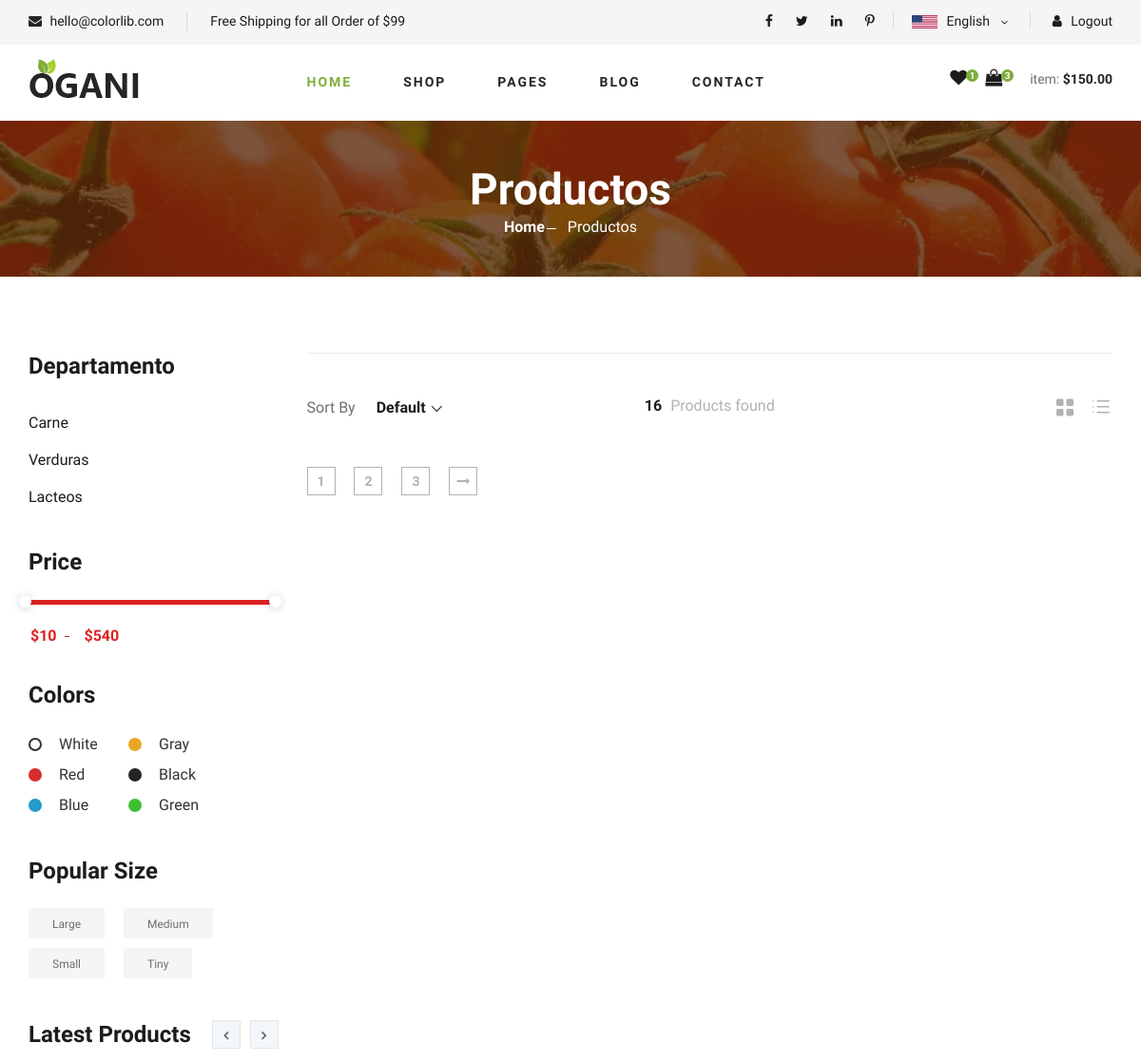
/productos/ (upper part), run on an earlier commit of the app's database.
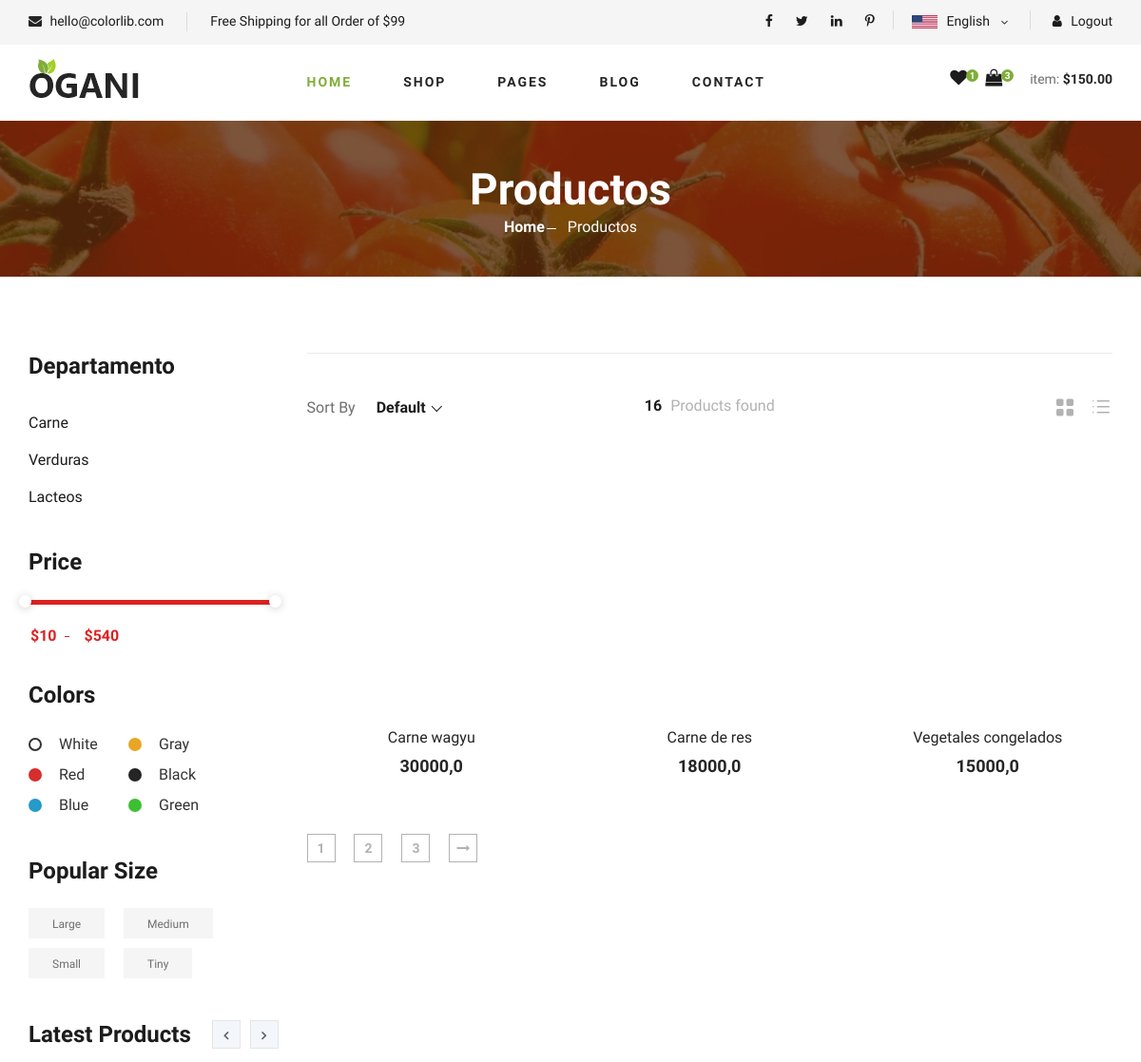
And on a later commit of the database.
### products/models.py (models this page shows, shortened)
class categories(models.Model):
    name = models.CharField(max_length=150, verbose_name='Nombre')
    description = models.TextField(verbose_name='Descripción')
    image = models.ImageField(default='null', blank=True, null=True, verbose_name="Foto", upload_to="categories")
    create_at = models.DateTimeField(auto_now_add=True, verbose_name='Creado')
    update_at = models.DateTimeField(auto_now=True, verbose_name='Editado')
    class Meta:
        verbose_name = 'Categoria'
        verbose_name_plural = 'Categorias'

class products(models.Model):
    name = models.CharField(max_length=150, verbose_name='Nombre')
    description = models.TextField(verbose_name='Descripción')
    cost = models.FloatField(verbose_name='Precio producto')
    quantity = models.IntegerField(verbose_name='Cantidad de producto')
    image = models.ImageField(default='null', blank=True, null=True, verbose_name="Foto", upload_to="categories")
    datePacked = models.DateField(auto_now=False, verbose_name="Fecha de empaquetado")
    expiryDate = models.DateField(auto_now=False, verbose_name="Fecha de vencimiento")
    expiryTime = models.TimeField(auto_now=False, verbose_name="Hora de expiración")
    public = models.BooleanField(default=False, verbose_name="¿Publicado?")
    user = models.ForeignKey(User, editable=False, verbose_name="Usuario", on_delete=models.PROTECT, blank=True, null=True)
    categorie = models.ManyToManyField(categories, blank=True, verbose_name="Categorías")
    create_at = models.DateTimeField(auto_now_add=True, verbose_name='Creado')
    update_at = models.DateTimeField(auto_now=True, verbose_name='Editado')
    class Meta:
        verbose_name = 'Producto'
        verbose_name_plural = 'Productos'
        ordering = ['-create_at']

### products/views.py (the view)
# urls.py: path('productos/', listProducts, name="productos"),
def listProducts(request):
    categori = categories.objects.all()
    product = products.objects.all()
    return render(request, 'products/shop-grid.html',{
        'title':'Productos',
        'categories':categori,
        'products':product
    })

### products/templates/products/shop-grid.html (shortened to what the changed rows need)
{% extends "layouts/layout.html" %}
{% block content %}
{% load static %}
<section class="breadcrumb-section set-bg" data-setbg="{% static 'img/breadcrumb.jpg' %}">
    <div class="container">
        <div class="row">
            <div class="col-lg-12 text-center">
                <div class="breadcrumb__text">
                    <h2>Productos</h2>
                </div>
            </div>
        </div>
    </div>
</section>
<section class="product spad">
    <div class="container">
        <div class="row">
            <div class="col-lg-3 col-md-5">
                <div class="sidebar">
                    <div class="sidebar__item">
                        <ul>
                            {% for categori in categories %}
                                <li><a href="#">{{categori.name}}</a></li>
                            {% endfor %}
                        </ul>
                    </div>
                </div>
            </div>
            <div class="col-lg-9 col-md-7">
                <div class="row">
                    {% for product in products %}
                        <div class="col-lg-4 col-md-6 col-sm-6">
                            <div class="product__item">
                                <div class="product__item__pic set-bg" data-setbg="{{product.image.url}}">
                                </div>
                                <div class="product__item__text">
                                    <h6><a href="{% url "producto" product.id %}">{{product.name}}</a></h6>
                                    <h5>{{product.cost}}</h5>
                                </div>
                            </div>
                        </div>
                    {% endfor %}
                </div>
            </div>
        </div>
    </div>
</section>
{% endblock content %}

What changed in the data, as far as the page shows it:
added products: name "Carne wagyu", cost "30000,0"
added products: name "Carne de res", cost "18000,0"
added products: name "Vegetales congelados", cost "15000,0"
